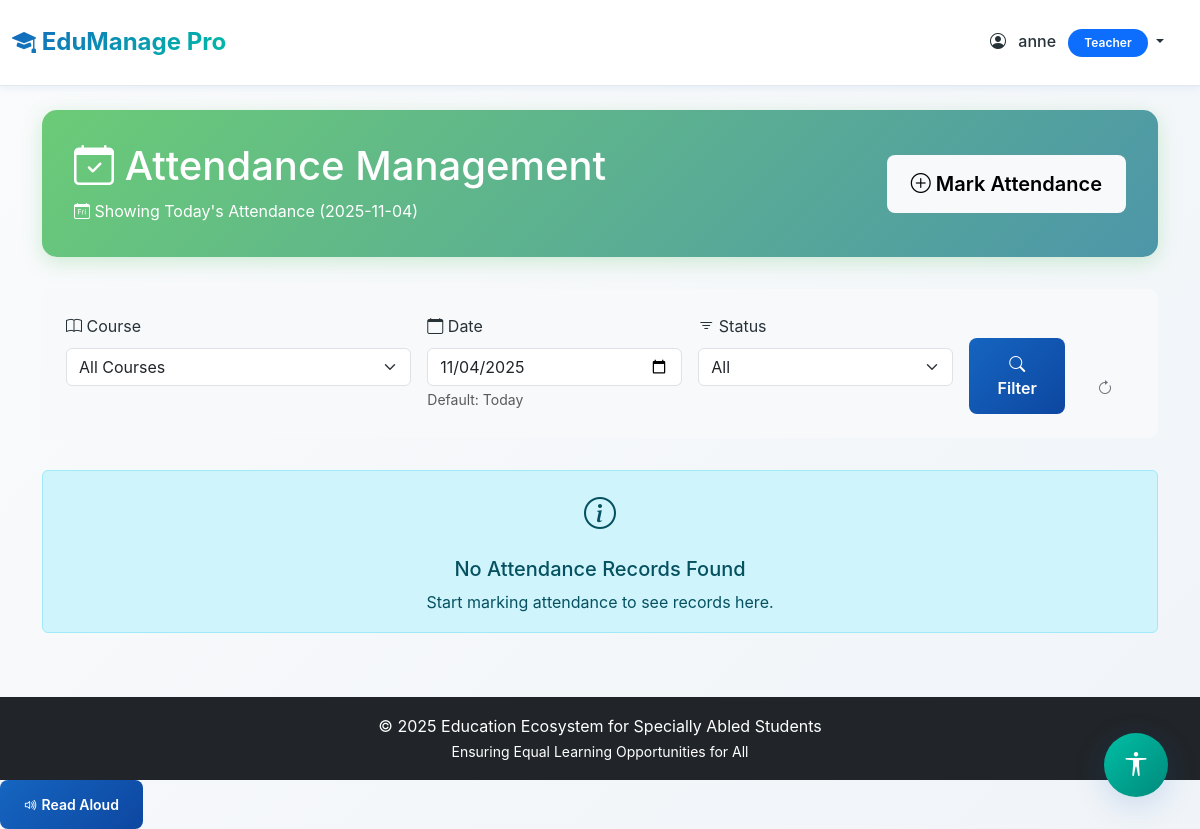
Page /attendance/ (signed in) on the earlier database version.
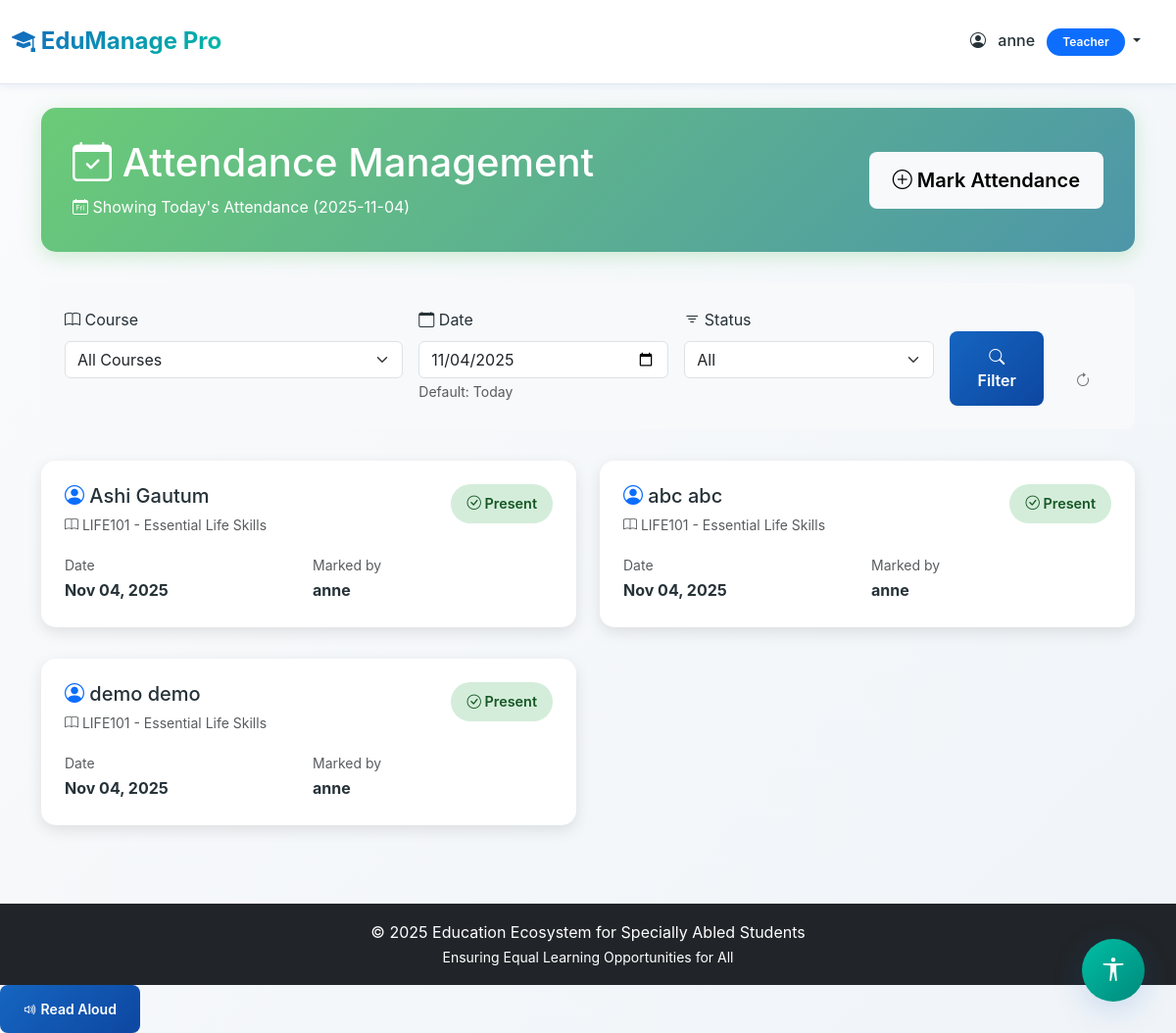
Same page on the later database version.
### myapp/models.py (models this page shows, shortened)
class Attendance(models.Model):
    STATUS_CHOICES = [
        ('present', 'Present'),
        ('absent', 'Absent'),
        ('late', 'Late'),
    ]
    student = models.ForeignKey(User, on_delete=models.CASCADE, related_name='attendance',
                                limit_choices_to={'profile__role': 'student'})
    course = models.ForeignKey(Course, on_delete=models.CASCADE, related_name='attendance')
    date = models.DateField()
    status = models.CharField(max_length=10, choices=STATUS_CHOICES)
    remarks = models.TextField(blank=True, null=True)
    marked_by = models.ForeignKey(User, on_delete=models.CASCADE, related_name='attendance_marked')
    class Meta:
        ordering = ['-date']
        unique_together = ['student', 'course', 'date']

class Course(models.Model):
    title = models.CharField(max_length=200)
    description = models.TextField()
    teacher = models.ForeignKey(User, on_delete=models.CASCADE, related_name='courses_taught',
                                limit_choices_to={'profile__role': 'teacher'})
    students = models.ManyToManyField(User, related_name='courses_enrolled', blank=True,
                                      limit_choices_to={'profile__role': 'student'})
    course_code = models.CharField(max_length=20, unique=True)
    created_at = models.DateTimeField(auto_now_add=True)
    updated_at = models.DateTimeField(auto_now=True)
    is_active = models.BooleanField(default=True)
    class Meta:
        ordering = ['-created_at']

### myapp/views.py (the view)
# urls.py: path('attendance/', views.attendance_list, name='attendance_list'),
@login_required
def attendance_list(request):
    if request.user.profile.role not in ['admin', 'teacher']:
        messages.error(request, 'Access denied.')
        return redirect('dashboard')
    from datetime import date as date_module
    course_id = request.GET.get('course')
    date_filter = request.GET.get('date')
    status_filter = request.GET.get('status')
    if not date_filter or date_filter == '':
        date_filter = date_module.today().isoformat()
    if request.user.profile.role == 'admin':
        attendance_records = Attendance.objects.all()
        courses = Course.objects.all()
    else:
        attendance_records = Attendance.objects.filter(course__teacher=request.user)
        courses = Course.objects.filter(teacher=request.user)
    attendance_records = attendance_records.filter(date=date_filter)
    if course_id:
        attendance_records = attendance_records.filter(course_id=course_id)
    if status_filter:
        attendance_records = attendance_records.filter(status=status_filter)
    attendance_records = attendance_records.select_related('student', 'course', 'marked_by').order_by('-date', 'student__first_name')
    context = {
        'attendance_records': attendance_records,
        'courses': courses,
        'selected_date': date_filter,
        'today': date_module.today().isoformat(),
    }
    return render(request, 'attendance_list.html', context)

### myapp/templates/attendance_list.html (shortened to what the changed rows need)
{% extends 'base.html' %}
{% block content %}
<div class="attendance-header">
    <div class="d-flex justify-content-between align-items-center">
        <div>
            <h1><i class="bi bi-calendar-check"></i> Attendance Management</h1>
        </div>
    </div>
</div>
<div class="row">
    {% if attendance_records %}
        {% for record in attendance_records %}
        <div class="col-md-6 mb-3">
            <div class="attendance-card">
                <div class="d-flex justify-content-between align-items-start mb-3">
                    <div>
                        <h5 class="mb-1">
                            <i class="bi bi-person-circle text-primary"></i>
                            {{ record.student.get_full_name|default:record.student.username }}
                        </h5>
                        <small class="text-muted">
                            <i class="bi bi-book"></i> {{ record.course.course_code }} - {{ record.course.title }}
                        </small>
                    </div>
                    <span class="status-badge status-{{ record.status }}">
                        {% if record.status == 'present' %}
                            <i class="bi bi-check-circle"></i> Present
                        {% elif record.status == 'absent' %}
                            <i class="bi bi-x-circle"></i> Absent
                        {% else %}
                            <i class="bi bi-clock"></i> Late
                        {% endif %}
                    </span>
                </div>
                <div class="row g-2">
                    <div class="col-6">
                        <small class="text-muted d-block">Date</small>
                        <strong>{{ record.date|date:"M d, Y" }}</strong>
                    </div>
                    <div class="col-6">
                        <small class="text-muted d-block">Marked by</small>
                        <strong>{{ record.marked_by.get_full_name|default:record.marked_by.username }}</strong>
                    </div>
                </div>
            </div>
        </div>
        {% endfor %}
    {% else %}
        <div class="col-12">
            <div class="alert alert-info text-center">
                <i class="bi bi-info-circle" style="font-size: 2rem;"></i>
                <h5 class="mt-3">No Attendance Records Found</h5>
                <p class="mb-0">Start marking attendance to see records here.</p>
            </div>
        </div>
    {% endif %}
</div>
{% endblock %}

Differences in the rows shown:
added Attendance: student.get_full_name "Ashi Gautum", course.course_code "LIFE101", course "Essential Life Skills", status "present" (drawn), date "Nov 04, 2025", marked_by.get_full_name "anne"
added Attendance: student.get_full_name "abc abc", course.course_code "LIFE101", course "Essential Life Skills", status "present" (drawn), date "Nov 04, 2025", marked_by.get_full_name "anne"
added Attendance: student.get_full_name "demo demo", course.course_code "LIFE101", course "Essential Life Skills", status "present" (drawn), date "Nov 04, 2025", marked_by.get_full_name "anne"
Other differences:
text no longer shown: "No Attendance Records Found Start marking attendance to see records here."
